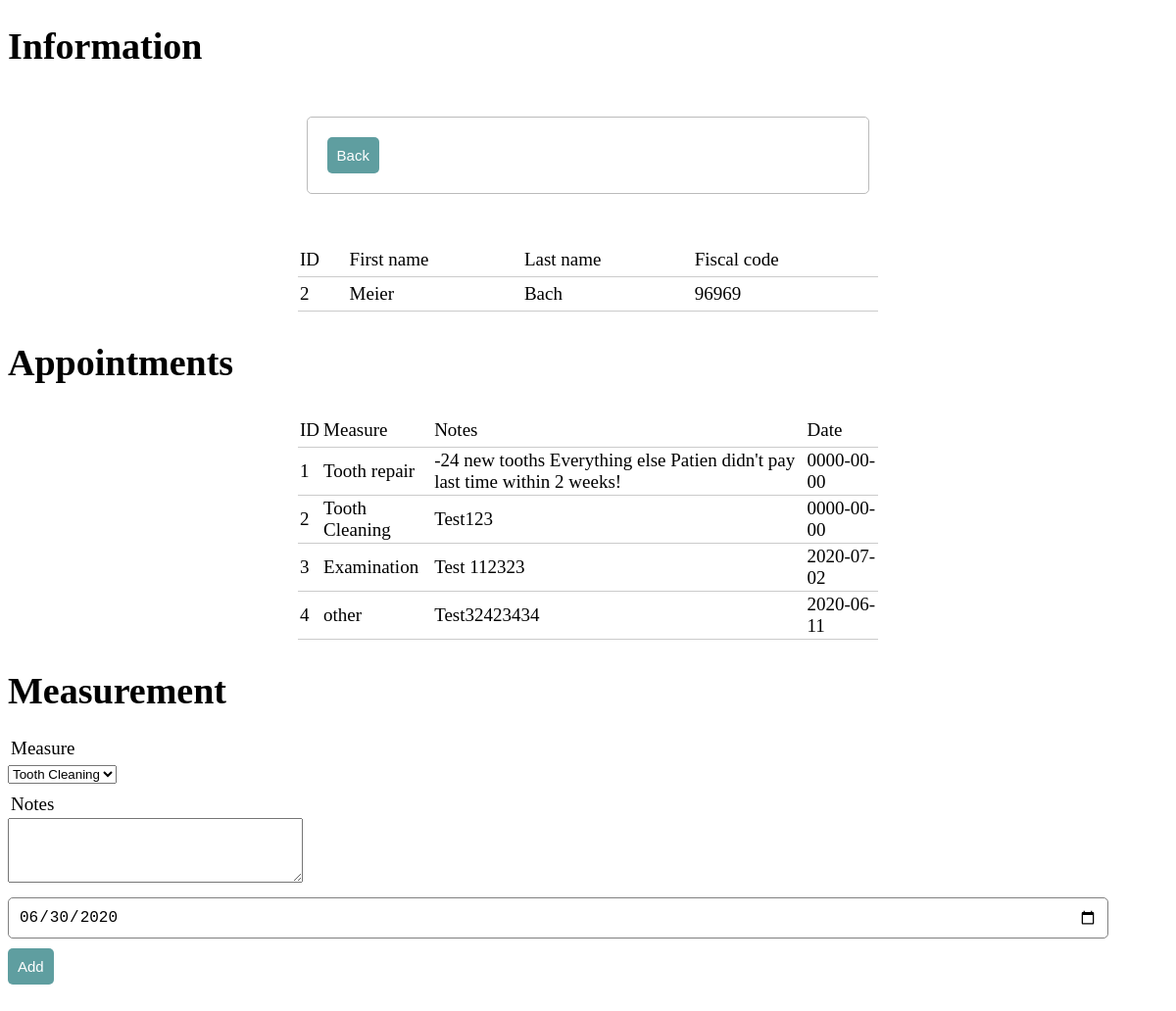
/server/appointment.php?id=2 (signed in), run on the app's committed database.
### tables this page shows
CREATE TABLE `patients` (
  `id` int(11) NOT NULL,
  `first_name` varchar(25) NOT NULL,
  `last_name` varchar(25) NOT NULL,
  `fiscal_code` varchar(30) NOT NULL,
  `email` varchar(30) NOT NULL
);

CREATE TABLE `appoint` (
  `id` int(11) NOT NULL,
  `uid` int(11) NOT NULL,
  `did` int(11) NOT NULL,
  `measure` varchar(30) NOT NULL,
  `notes` text NOT NULL,
  `date` date NOT NULL
);

### server/appointment.php (the view, shortened to what this page needs)
<?php
require_once("./includes/config.inc.php");
if(isset($_GET['id']))
{
    $item_id = $_GET['id'];
    $query = mysqli_query($db, "SELECT * FROM patients WHERE id='$item_id'");
	$query2 = mysqli_query($db, "SELECT * FROM appoint WHERE uid='$item_id'");
}
?>
      <!DOCTYPE html>
<html>
<head>
        <link rel="stylesheet" type="text/css" href="style.css">
    </head>
    <body>
        <h1>Information</h1>
        <form action="selectlist.php" method="post">
        <button type="submit" name="back" class="btn">Back</button>
        </form>
<table>
        <thead>
            <tr>
                <td>ID</td>
                <td>First name</td>
                <td>Last name</td>
                <td>Fiscal code</td>
            </tr>
        </thead>
        <tbody>
            <?php while ($row = mysqli_fetch_array($query)){?>
                <tr>
                    <td><?php echo $row['id']?></td>
                    <td><?php echo $row['first_name']?></td>
                    <td><?php echo $row['last_name']?></td>
                    <td><?php echo $row['fiscal_code']?></td>
                </tr>
           <?php }?>
        </tbody>
        </table>
			        <h1>Appointments</h1>
		<table>
        <thead>
            <tr>
                <td>ID</td>
                <td>Measure</td>
                <td>Notes</td>
                <td>Date</td>
            </tr>
        </thead>
        <tbody>
            <?php while ($res = mysqli_fetch_array($query2)){?>
                <tr>
                    <td><?php echo $res['id']?></td>
                    <td><?php echo $res['measure']?></td>
                    <td><?php echo $res['notes']?></td>
                    <td><?php echo $res['date']?></td>
                </tr>
           <?php }?>
        </tbody>
        </table>
        <h1>Measurement</h1>
        <table>
			            <form action="addmeasures.php" method="post">
				<div class="input-group">
				<label>Measure</label>
				<select name="measure">
					<option value="Tooth Cleaning">Tooth Cleaning</option>
</select>
				</div>
               <div class="input-group">
                <label>Notes</label>
                 <textarea id="text" name="notes" cols="35" rows="4"></textarea>
           </div>
				<div class="input-group">
				<input type="date" name="date" value="2020-06-30">
				</div>
               <div class="input-group">
            <button type="submit" name="back" class="btn">Add</button>
			</div>
        </table>
    </body>
</html>

### server/style.css (style rules this page uses)
body { font-size: 19px; }
table { width: 50%; margin: 30px auto; border-collapse: collapse; text-align: left; }
tr { border-bottom: 1px solid #cbcbcb; }
th,td { border: none; height: 30px; padding: 2px; }
form { width: 45%; margin: 50px auto; text-align: left; padding: 20px; border: 1px solid #bbbbbb; border-radius: 5px; }
.input-group { margin: 10px 0px 10px 0px; }
.input-group label { display: block; text-align: left; margin: 3px; }
.input-group input { height: 30px; width: 93%; padding: 5px 10px; font-size: 16px; border-radius: 5px; border: 1px solid gray; }
.btn { padding: 10px; font-size: 15px; color: white; background: #5F9EA0; border: none; border-radius: 5px; }

### data on the page
patients: id "2", first_name "Meier", last_name "Bach", fiscal_code "96969"
appoint: id "1", measure "Tooth repair", notes "-24 new tooths Everything else Patien didn't pay last time within 2 weeks!", date "0000-00-00"
appoint: id "2", measure "Tooth Cleaning", notes "Test123", date "0000-00-00"
appoint: id "3", measure "Examination", notes "Test 112323", date "2020-07-02"
appoint: id "4", measure "other", notes "Test32423434", date "2020-06-11"
